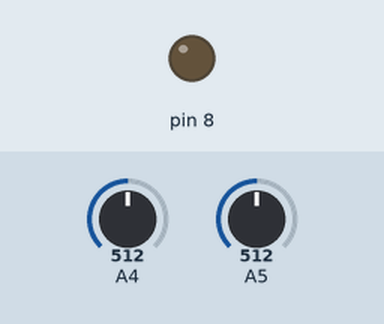
Simulated run of this sketch. Board: Arduino Uno, built with avr-gcc and run on an emulated ATmega328P. Shown: output pins drawn as LEDs (lit = HIGH). The inputs (shaded band) are chosen by the test bench; at power-on: A4 = 512, A5 = 512.

Above: at 1.2 s.
1.3 s: A4 set to 522
At 1.9 s:
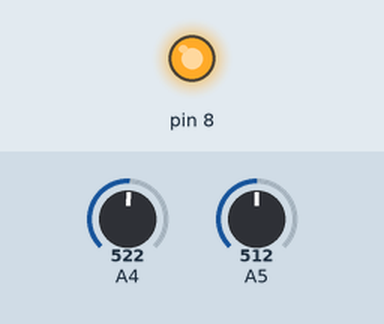
2.8 s: A4 set to 511
At 3.2 s:
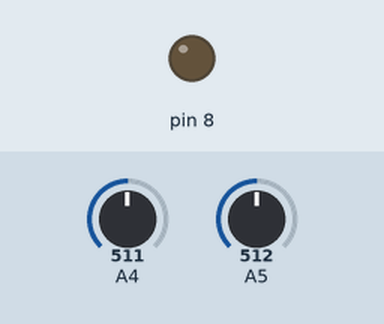
4.3 s: A4 set to 716
At 4.6 s:
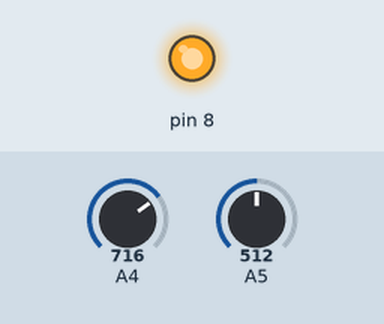
Timing chart, 0 to 7.3 s (numbered marks = the images above; inputs shaded):
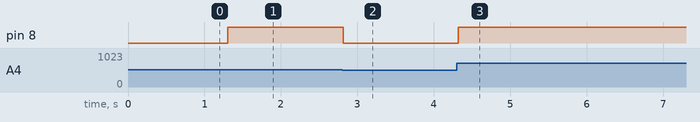

Measured:
- the behaviour switches between 512 and 513 on A4 (found by bisection; images 0 and 1)
- after the input at 1.3 s, pin 8: LOW → HIGH at once
- after the input at 2.8 s, pin 8: HIGH → LOW at once
- after the input at 4.3 s, pin 8: LOW → HIGH at once

The sketch:

photosensor.ino
```cpp
int ADCvalue = 0;
int value_adjusted = 0;

void setup() {

  pinMode(8,OUTPUT);
}
void loop() {
  ADCvalue = analogRead(A5);
  value_adjusted = analogRead(A4);

  if (ADCvalue < value_adjusted) {
    digitalWrite(8,HIGH);
  } else {
    digitalWrite(8,LOW);
  }
  delay(50);
}
```
